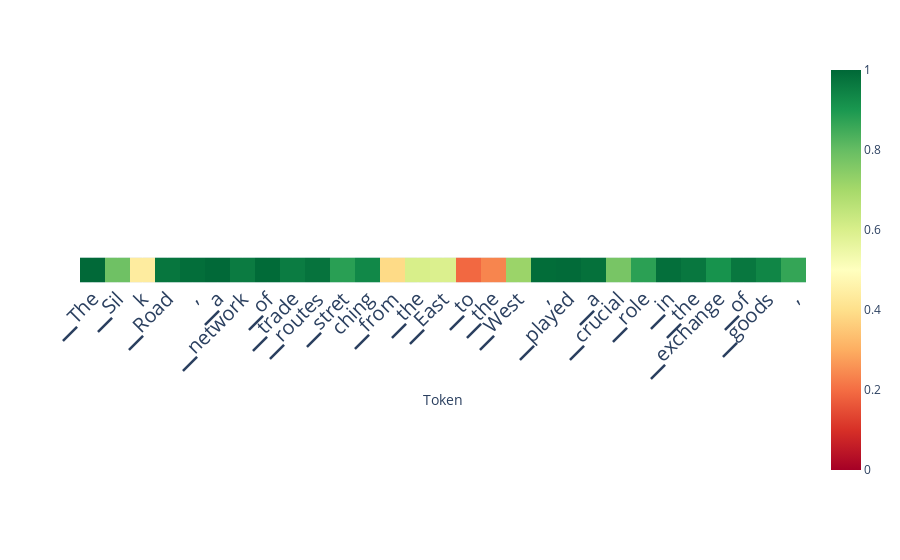

Write notebook code for a chart like this one.
### Code cell
scores_per_token = doc.detect(output['projections'], aggregation_method='auto')
doc.plot_scores_per_token(scores_per_token, output['tokens'], lastn_tokens_to_plot=max_new_tokens, detection_method='classifier')

### Figure 1 — Plotly figure (JSON) as saved in the notebook; plotly's stock layout.template omitted (floating-point values rounded to 4 significant figures)
{"data": [{"coloraxis": "coloraxis", "hovertemplate": "Token: %{x}<br>y: %{y}<br>color: %{z}<extra></extra>", "name": "0", "type": "heatmap", "xaxis": "x", "yaxis": "y", "z": [[0.9973, 0.7859, 0.4382, 0.9717, 0.9884, 0.9972, 0.9596, 0.9943, 0.9573, 0.9769, 0.88, 0.9335, 0.3896, 0.6019, 0.5949, 0.1914, 0.2362, 0.7179, 0.9906, 0.9934, 0.982, 0.7713, 0.8781, 0.986, 0.9693, 0.9108, 0.9694, 0.9385, 0.8658]]}], "layout": {"autosize": true, "coloraxis": {"cmax": 1, "cmin": 0, "colorscale": [[0, "rgb(165,0,38)"], [0.1, "rgb(215,48,39)"], [0.2, "rgb(244,109,67)"], [0.3, "rgb(253,174,97)"], [0.4, "rgb(254,224,139)"], [0.5, "rgb(255,255,191)"], [0.6, "rgb(217,239,139)"], [0.7, "rgb(166,217,106)"], [0.8, "rgb(102,189,99)"], [0.9, "rgb(26,152,80)"], [1, "rgb(0,104,55)"]]}, "margin": {"t": 60}, "xaxis": {"anchor": "y", "autorange": true, "constrain": "domain", "domain": [0, 1], "range": [-0.5, 28.5], "scaleanchor": "y", "tickangle": -45, "tickfont": {"size": 20}, "ticktext": ["▁The", "▁Sil", "k", "▁Road", ",", "▁a", "▁network", "▁of", "▁trade", "▁routes", "▁stret", "ching", "▁from", "▁the", "▁East", "▁to", "▁the", "▁West", ",", "▁played", "▁a", "▁crucial", "▁role", "▁in", "▁the", "▁exchange", "▁of", "▁goods", ",", "▁ideas"], "tickvals": [0, 1, 2, 3, 4, 5, 6, 7, 8, 9, 10, 11, 12, 13, 14, 15, 16, 17, 18, 19, 20, 21, 22, 23, 24, 25, 26, 27, 28, 29], "title": {"text": "Token"}}, "yaxis": {"anchor": "x", "autorange": true, "constrain": "domain", "domain": [0.4361, 0.5639], "range": [0.5, -0.5], "showticklabels": false}}}
